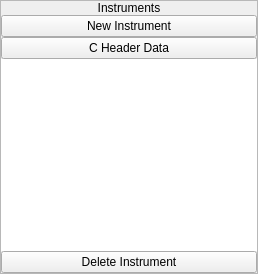
       <widget class="QFrame" name="frame">
        <property name="frameShape">
         <enum>QFrame::StyledPanel</enum>
        </property>
        <property name="frameShadow">
         <enum>QFrame::Raised</enum>
        </property>
        <layout class="QVBoxLayout" name="verticalLayout">
         <property name="spacing">
          <number>0</number>
         </property>
         <property name="leftMargin">
          <number>0</number>
         </property>
         <property name="topMargin">
          <number>0</number>
         </property>
         <property name="rightMargin">
          <number>0</number>
         </property>
         <property name="bottomMargin">
          <number>0</number>
         </property>
         <item>
          <widget class="QLabel" name="label">
           <property name="sizePolicy">
            <sizepolicy hsizetype="Preferred" vsizetype="Fixed">
             <horstretch>0</horstretch>
             <verstretch>0</verstretch>
            </sizepolicy>
           </property>
           <property name="text">
            <string>Instruments</string>
           </property>
           <property name="alignment">
            <set>Qt::AlignCenter</set>
           </property>
          </widget>
         </item>
         <item>
          <widget class="QWidget" name="widget" native="true">
           <layout class="QVBoxLayout" name="verticalLayout_2">
            <property name="spacing">
             <number>0</number>
            </property>
            <property name="leftMargin">
             <number>0</number>
            </property>
            <property name="topMargin">
             <number>0</number>
            </property>
            <property name="rightMargin">
             <number>0</number>
            </property>
            <property name="bottomMargin">
             <number>0</number>
            </property>
            <item>
             <widget class="QPushButton" name="btnNewInstrument">
              <property name="text">
               <string>New Instrument</string>
              </property>
             </widget>
            </item>
            <item>
             <widget class="QPushButton" name="btnCHeaderData">
              <property name="text">
               <string>C Header Data</string>
              </property>
             </widget>
            </item>
            <item>
             <widget class="QListWidget" name="lstInstruments">
              <property name="frameShape">
               <enum>QFrame::NoFrame</enum>
              </property>
              <property name="verticalScrollMode">
               <enum>QAbstractItemView::ScrollPerPixel</enum>
              </property>
              <property name="horizontalScrollMode">
               <enum>QAbstractItemView::ScrollPerPixel</enum>
              </property>
             </widget>
            </item>
            <item>
             <widget class="QPushButton" name="btnDeleteInstrument">
              <property name="text">
               <string>Delete Instrument</string>
              </property>
             </widget>
            </item>
           </layout>
          </widget>
         </item>
        </layout>
       </widget>
